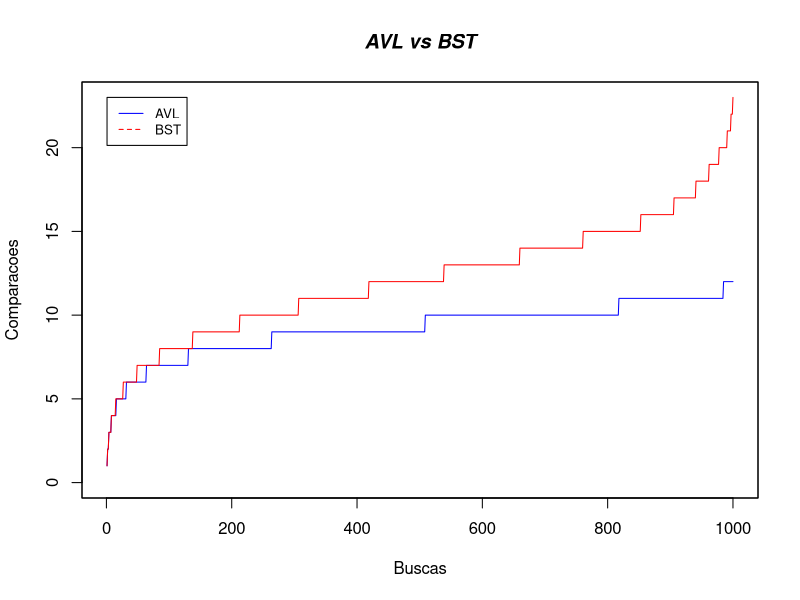

Reproduce this figure in R.
bst<-c(1,2,2,3,3,3,3,4,4,4,4,4,4,4,5,5,5,5,5,5,5,5,5,5,5,5,6,6,6,6,6,6,6,6,6,6,6,6,6,6,6,6,6,6,6,6,6,6,7,7,7,7,7,7,7,7,7,7,7,7,7,7,7,7,7,7,7,7,7,7,7,7,7,7,7,7,7,7,7,7,7,7,7,7,8,8,8,8,8,8,8,8,8,8,8,8,8,8,8,8,8,8,8,8,8,8,8,8,8,8,8,8,8,8,8,8,8,8,8,8,8,8,8,8,8,8,8,8,8,8,8,8,8,8,8,8,8,9,9,9,9,9,9,9,9,9,9,9,9,9,9,9,9,9,9,9,9,9,9,9,9,9,9,9,9,9,9,9,9,9,9,9,9,9,9,9,9,9,9,9,9,9,9,9,9,9,9,9,9,9,9,9,9,9,9,9,9,9,9,9,9,9,9,9,9,9,9,9,9,9,9,9,10,10,10,10,10,10,10,10,10,10,10,10,10,10,10,10,10,10,10,10,10,10,10,10,10,10,10,10,10,10,10,10,10,10,10,10,10,10,10,10,10,10,10,10,10,10,10,10,10,10,10,10,10,10,10,10,10,10,10,10,10,10,10,10,10,10,10,10,10,10,10,10,10,10,10,10,10,10,10,10,10,10,10,10,10,10,10,10,10,10,10,10,10,10,11,11,11,11,11,11,11,11,11,11,11,11,11,11,11,11,11,11,11,11,11,11,11,11,11,11,11,11,11,11,11,11,11,11,11,11,11,11,11,11,11,11,11,11,11,11,11,11,11,11,11,11,11,11,11,11,11,11,11,11,11,11,11,11,11,11,11,11,11,11,11,11,11,11,11,11,11,11,11,11,11,11,11,11,11,11,11,11,11,11,11,11,11,11,11,11,11,11,11,11,11,11,11,11,11,11,11,11,11,11,11,11,12,12,12,12,12,12,12,12,12,12,12,12,12,12,12,12,12,12,12,12,12,12,12,12,12,12,12,12,12,12,12,12,12,12,12,12,12,12,12,12,12,12,12,12,12,12,12,12,12,12,12,12,12,12,12,12,12,12,12,12,12,12,12,12,12,12,12,12,12,12,12,12,12,12,12,12,12,12,12,12,12,12,12,12,12,12,12,12,12,12,12,12,12,12,12,12,12,12,12,12,12,12,12,12,12,12,12,12,12,12,12,12,12,12,12,12,12,12,12,12,13,13,13,13,13,13,13,13,13,13,13,13,13,13,13,13,13,13,13,13,13,13,13,13,13,13,13,13,13,13,13,13,13,13,13,13,13,13,13,13,13,13,13,13,13,13,13,13,13,13,13,13,13,13,13,13,13,13,13,13,13,13,13,13,13,13,13,13,13,13,13,13,13,13,13,13,13,13,13,13,13,13,13,13,13,13,13,13,13,13,13,13,13,13,13,13,13,13,13,13,13,13,13,13,13,13,13,13,13,13,13,13,13,13,13,13,13,13,13,13,13,14,14,14,14,14,14,14,14,14,14,14,14,14,14,14,14,14,14,14,14,14,14,14,14,14,14,14,14,14,14,14,14,14,14,14,14,14,14,14,14,14,14,14,14,14,14,14,14,14,14,14,14,14,14,14,14,14,14,14,14,14,14,14,14,14,14,14,14,14,14,14,14,14,14,14,14,14,14,14,14,14,14,14,14,14,14,14,14,14,14,14,14,14,14,14,14,14,14,14,14,14,15,15,15,15,15,15,15,15,15,15,15,15,15,15,15,15,15,15,15,15,15,15,15,15,15,15,15,15,15,15,15,15,15,15,15,15,15,15,15,15,15,15,15,15,15,15,15,15,15,15,15,15,15,15,15,15,15,15,15,15,15,15,15,15,15,15,15,15,15,15,15,15,15,15,15,15,15,15,15,15,15,15,15,15,15,15,15,15,15,15,15,15,16,16,16,16,16,16,16,16,16,16,16,16,16,16,16,16,16,16,16,16,16,16,16,16,16,16,16,16,16,16,16,16,16,16,16,16,16,16,16,16,16,16,16,16,16,16,16,16,16,16,16,16,16,17,17,17,17,17,17,17,17,17,17,17,17,17,17,17,17,17,17,17,17,17,17,17,17,17,17,17,17,17,17,17,17,17,17,17,18,18,18,18,18,18,18,18,18,18,18,18,18,18,18,18,18,18,18,18,18,19,19,19,19,19,19,19,19,19,19,19,19,19,19,19,19,20,20,20,20,20,20,20,20,20,20,20,20,20,21,21,21,21,21,21,22,22,22,23)
avl<-c(1,2,2,3,3,3,3,4,4,4,4,4,4,4,4,5,5,5,5,5,5,5,5,5,5,5,5,5,5,5,5,6,6,6,6,6,6,6,6,6,6,6,6,6,6,6,6,6,6,6,6,6,6,6,6,6,6,6,6,6,6,6,6,7,7,7,7,7,7,7,7,7,7,7,7,7,7,7,7,7,7,7,7,7,7,7,7,7,7,7,7,7,7,7,7,7,7,7,7,7,7,7,7,7,7,7,7,7,7,7,7,7,7,7,7,7,7,7,7,7,7,7,7,7,7,7,7,7,7,7,8,8,8,8,8,8,8,8,8,8,8,8,8,8,8,8,8,8,8,8,8,8,8,8,8,8,8,8,8,8,8,8,8,8,8,8,8,8,8,8,8,8,8,8,8,8,8,8,8,8,8,8,8,8,8,8,8,8,8,8,8,8,8,8,8,8,8,8,8,8,8,8,8,8,8,8,8,8,8,8,8,8,8,8,8,8,8,8,8,8,8,8,8,8,8,8,8,8,8,8,8,8,8,8,8,8,8,8,8,8,8,8,8,8,8,8,8,8,8,8,8,8,8,8,8,8,8,8,8,8,8,8,8,9,9,9,9,9,9,9,9,9,9,9,9,9,9,9,9,9,9,9,9,9,9,9,9,9,9,9,9,9,9,9,9,9,9,9,9,9,9,9,9,9,9,9,9,9,9,9,9,9,9,9,9,9,9,9,9,9,9,9,9,9,9,9,9,9,9,9,9,9,9,9,9,9,9,9,9,9,9,9,9,9,9,9,9,9,9,9,9,9,9,9,9,9,9,9,9,9,9,9,9,9,9,9,9,9,9,9,9,9,9,9,9,9,9,9,9,9,9,9,9,9,9,9,9,9,9,9,9,9,9,9,9,9,9,9,9,9,9,9,9,9,9,9,9,9,9,9,9,9,9,9,9,9,9,9,9,9,9,9,9,9,9,9,9,9,9,9,9,9,9,9,9,9,9,9,9,9,9,9,9,9,9,9,9,9,9,9,9,9,9,9,9,9,9,9,9,9,9,9,9,9,9,9,9,9,9,9,9,9,9,9,9,9,9,9,9,9,9,9,9,9,9,9,9,9,9,9,9,9,9,9,9,9,9,9,9,9,9,9,9,9,9,9,9,9,10,10,10,10,10,10,10,10,10,10,10,10,10,10,10,10,10,10,10,10,10,10,10,10,10,10,10,10,10,10,10,10,10,10,10,10,10,10,10,10,10,10,10,10,10,10,10,10,10,10,10,10,10,10,10,10,10,10,10,10,10,10,10,10,10,10,10,10,10,10,10,10,10,10,10,10,10,10,10,10,10,10,10,10,10,10,10,10,10,10,10,10,10,10,10,10,10,10,10,10,10,10,10,10,10,10,10,10,10,10,10,10,10,10,10,10,10,10,10,10,10,10,10,10,10,10,10,10,10,10,10,10,10,10,10,10,10,10,10,10,10,10,10,10,10,10,10,10,10,10,10,10,10,10,10,10,10,10,10,10,10,10,10,10,10,10,10,10,10,10,10,10,10,10,10,10,10,10,10,10,10,10,10,10,10,10,10,10,10,10,10,10,10,10,10,10,10,10,10,10,10,10,10,10,10,10,10,10,10,10,10,10,10,10,10,10,10,10,10,10,10,10,10,10,10,10,10,10,10,10,10,10,10,10,10,10,10,10,10,10,10,10,10,10,10,10,10,10,10,10,10,10,10,10,10,10,10,10,10,10,10,10,10,10,10,10,10,10,10,10,10,10,10,10,10,10,10,10,10,10,10,10,10,10,10,10,10,10,10,10,10,10,10,10,10,10,10,10,10,10,10,10,10,10,10,10,10,10,10,11,11,11,11,11,11,11,11,11,11,11,11,11,11,11,11,11,11,11,11,11,11,11,11,11,11,11,11,11,11,11,11,11,11,11,11,11,11,11,11,11,11,11,11,11,11,11,11,11,11,11,11,11,11,11,11,11,11,11,11,11,11,11,11,11,11,11,11,11,11,11,11,11,11,11,11,11,11,11,11,11,11,11,11,11,11,11,11,11,11,11,11,11,11,11,11,11,11,11,11,11,11,11,11,11,11,11,11,11,11,11,11,11,11,11,11,11,11,11,11,11,11,11,11,11,11,11,11,11,11,11,11,11,11,11,11,11,11,11,11,11,11,11,11,11,11,11,11,11,11,11,11,11,11,11,11,11,11,11,11,11,11,11,11,11,11,11,12,12,12,12,12,12,12,12,12,12,12,12,12,12,12,12)
buscas <- range(0, length(avl))
comparacoes <- range(0, avl, bst)
plot(avl, type = "l", col = "blue", ylim = comparacoes, ann=FALSE)
box()
lines(bst, type = 'l', col = 'red')
title(main = "AVL vs BST", font.main = 4)
title(ylab = "Comparacoes")
title(xlab = "Buscas")
legend(1, comparacoes[2], c("AVL", "BST"), cex = 0.8, col = c("blue", "red"), lty = 1:2)